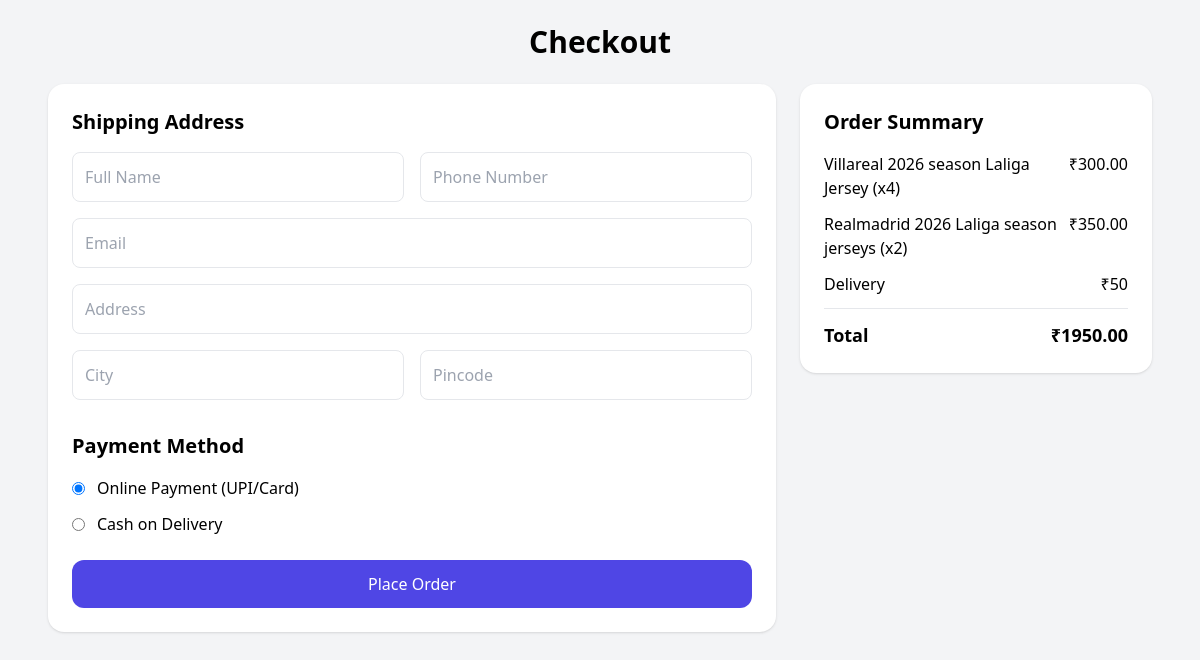
Before: /checkout/ (signed in) with the older database file.
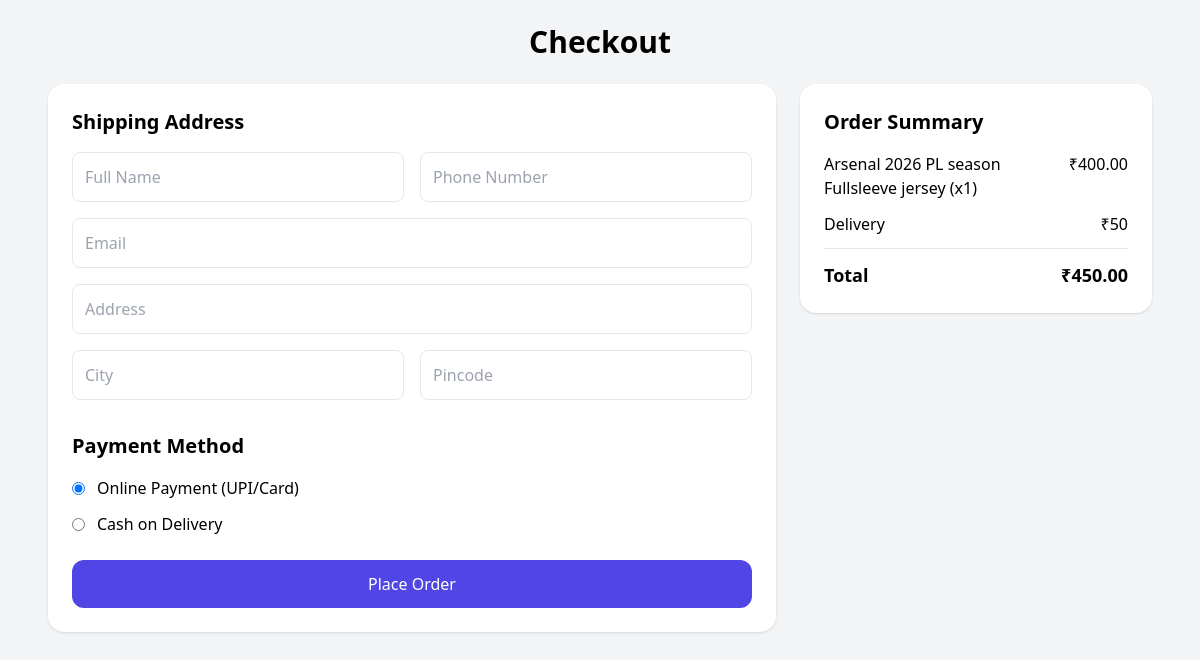
After: the same page with the newer database file.
### jerseyhub/models.py (models this page shows, shortened)
class CartItem(models.Model):
    cart = models.ForeignKey(Cart, on_delete=models.CASCADE)
    product = models.ForeignKey(Product, on_delete=models.CASCADE)
    quantity = models.PositiveIntegerField(default=1)

class Product(models.Model):
    name=models.CharField(max_length=255)
    price=models.DecimalField(max_digits=10,decimal_places=2)
    description=models.TextField()
    image=models.ImageField(upload_to='products/')
    category=models.CharField(max_length=100)

### jerseyhub/views.py (the view, shortened to what this page needs)
# urls.py: path('checkout/',views.checkout,name='checkout'),
@login_required
def checkout(request):
    cart = get_object_or_404(Cart, user=request.user)
    cart_items = CartItem.objects.filter(cart=cart)
    if not cart_items.exists():
        return redirect('cart')
    total = sum(item.product.price * item.quantity for item in cart_items)
    delivery_charge = 50
    grand_total = total + delivery_charge
    return render(request, 'checkout.html', {
        'cart_items': cart_items,
        'total': total,
        'delivery_charge': delivery_charge
    })

### jerseyhub/templates/checkout.html (shortened to what this page needs)
{% load static %}
<!DOCTYPE html>
<html lang="en">
<head>
<script src="https://cdn.tailwindcss.com"></script>
</head>
<body class="bg-gray-100 font-sans">
<div class="max-w-6xl mx-auto p-6">
<h1 class="text-3xl font-bold mb-6 text-center">Checkout</h1>
<form method="POST">
<div class="grid md:grid-cols-3 gap-6">
<div class="md:col-span-2 bg-white p-6 rounded-2xl shadow">
<h2 class="text-xl font-semibold mb-4">Shipping Address</h2>
<div class="grid md:grid-cols-2 gap-4">
<input name="full_name" class="border p-3 rounded-lg" placeholder="Full Name" required>
<input name="phone" class="border p-3 rounded-lg" placeholder="Phone Number" required>
<input name="email" class="border p-3 rounded-lg col-span-2" placeholder="Email">
<input name="address" class="border p-3 rounded-lg col-span-2" placeholder="Address" required>
<input name="city" class="border p-3 rounded-lg" placeholder="City" required>
<input name="pincode" class="border p-3 rounded-lg" placeholder="Pincode" required>
</div>
<h2 class="text-xl font-semibold mt-8 mb-4">Payment Method</h2>
<div class="space-y-3">
<label class="flex items-center gap-3">
<input type="radio" name="payment" value="razorpay" checked>
Online Payment (UPI/Card)
</label>
<label class="flex items-center gap-3">
<input type="radio" name="payment" value="cod">
Cash on Delivery
</label>
</div>
<button type="submit"
class="mt-6 w-full bg-indigo-600 text-white py-3 rounded-xl hover:bg-indigo-700 transition">
Place Order
</button>
</div>
<div class="bg-white p-6 rounded-2xl shadow h-fit">
<h2 class="text-xl font-semibold mb-4">Order Summary</h2>
<div class="space-y-3">
{% for item in cart_items %}
<div class="flex justify-between">
<span>{{ item.product.name }} (x{{ item.quantity }})</span>
<span>₹{{ item.product.price|floatformat:2 }}</span>
</div>
{% endfor %}
<div class="flex justify-between">
<span>Delivery</span>
<span>₹{{ delivery_charge|default:50 }}</span>
</div>
<hr>
<div class="flex justify-between font-bold text-lg">
<span>Total</span>
<span>₹{{ total|add:delivery_charge|default:total|floatformat:2 }}</span>
</div>
</div>
</div>
</div>
</form>
</div>
</body>
</html>

Changed rows visible on the page:
removed CartItem: product.name "Villareal 2026 season Laliga Jersey", quantity "4", product.price "300.00"
removed CartItem: product.name "Realmadrid 2026 Laliga season jerseys", quantity "2", product.price "350.00"
added CartItem: product.name "Arsenal 2026 PL season Fullsleeve jersey", quantity "1", product.price "400.00"
Other visible differences:
{{ total|add:delivery_charge|default:total|floatformat:2 }}: "1950.00" → "450.00"
